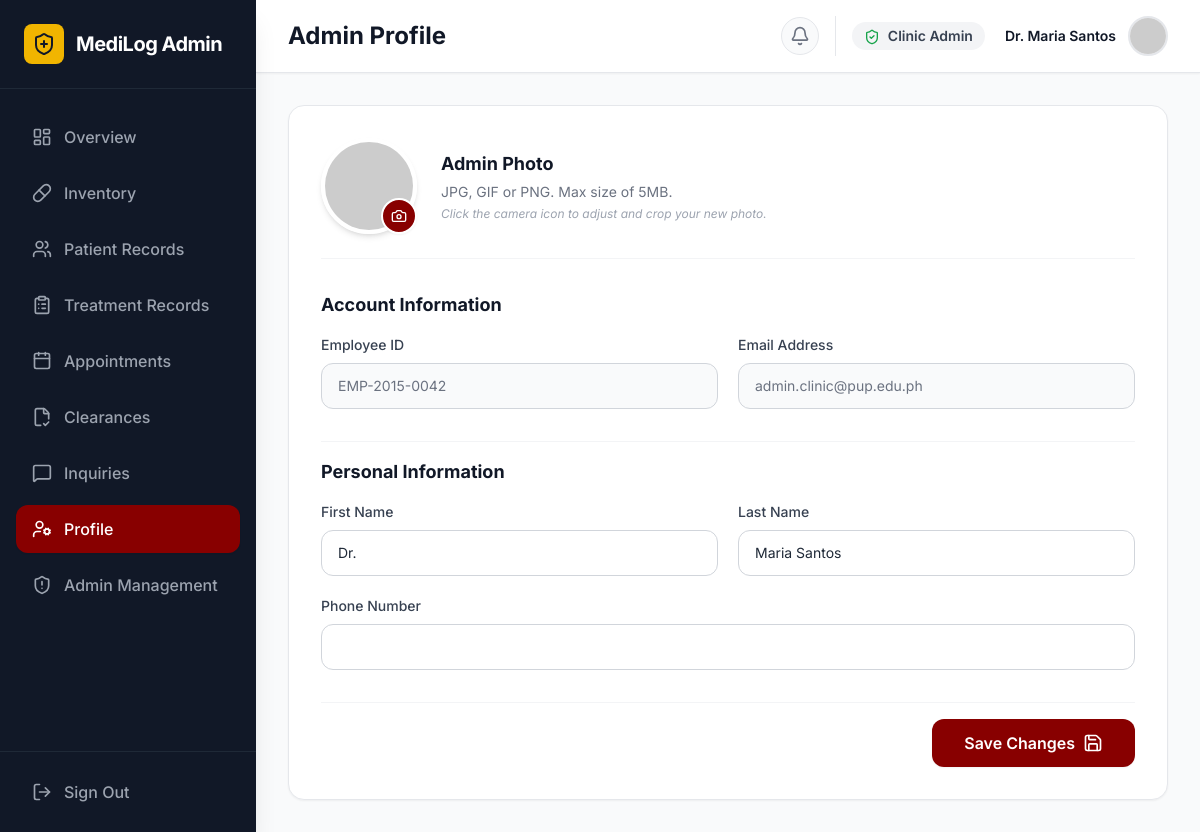
/admin/admin_profile.php (signed in), run on the app's committed database.
### tables this page shows
CREATE TABLE `users` (
  `id` int(11) NOT NULL,
  `full_name` varchar(100) NOT NULL,
  `id_number` varchar(50) NOT NULL,
  `role` enum('student','faculty','admin','super_admin','dentist') DEFAULT 'student',
  `email` varchar(100) NOT NULL,
  `course` varchar(100) DEFAULT NULL,
  `section` varchar(20) DEFAULT NULL,
  `dob` date DEFAULT NULL,
  `gender` enum('male','female','other') DEFAULT NULL,
  `phone_number` varchar(20) DEFAULT NULL,
  `address` varchar(255) DEFAULT NULL,
  `emergency_contact_name` varchar(100) DEFAULT NULL,
  `emergency_contact_phone` varchar(20) DEFAULT NULL,
  `blood_type` varchar(5) DEFAULT NULL,
  `allergies` varchar(255) DEFAULT NULL,
  `password` varchar(255) NOT NULL,
  `created_at` timestamp NOT NULL DEFAULT current_timestamp(),
  `profile_pic` longtext DEFAULT NULL
);

### admin/admin_profile.php (the view, shortened to what this page needs)
<?php
require '../db_connect.php';
$user_id = $_SESSION['user_id'];
try {
    $pdo->exec("ALTER TABLE users MODIFY profile_pic LONGTEXT");
} catch (PDOException $e) {}
$stmt = $pdo->prepare("SELECT * FROM users WHERE id = ?");
$stmt->execute([$user_id]);
$user = $stmt->fetch();
$name_parts = explode(' ', $user['full_name'], 2);
$first_name = $name_parts[0] ?? '';
$last_name = $name_parts[1] ?? '';
$profile_pic = 'https://ui-avatars.com/api/?name=' . urlencode($user['full_name']) . '&background=880000&color=fff';
?>
<!DOCTYPE html>
<html lang="en">
<head>
    <script src="https://cdn.tailwindcss.com"></script>
    <link rel="stylesheet" href="https://cdnjs.cloudflare.com/ajax/libs/cropperjs/1.5.13/cropper.min.css" />
</head>
<body class="font-sans antialiased text-gray-800 bg-gray-50 flex h-screen overflow-hidden">
    <aside class="hidden md:flex flex-col w-64 bg-gray-900 text-white h-full shadow-xl z-30 flex-shrink-0 relative">
        <div class="p-6 flex items-center gap-3 border-b border-gray-800">
            <div class="bg-pup-gold text-gray-900 p-2 rounded-lg"><i data-lucide="shield-plus" class="h-6 w-6"></i></div>
            <span class="font-bold text-xl tracking-tight text-white">MediLog Admin</span>
        </div>
        <nav class="flex-1 px-4 py-6 space-y-2 overflow-y-auto no-scrollbar">
            <a href="admin_dashboard.php" class="flex items-center gap-3 px-4 py-3 text-gray-400 hover:bg-gray-800 hover:text-white rounded-xl font-medium transition-colors"><i data-lucide="layout-dashboard" class="h-5 w-5"></i> Overview</a>
            <a href="medicine_inventory.php" class="flex items-center gap-3 px-4 py-3 text-gray-400 hover:bg-gray-800 hover:text-white rounded-xl font-medium transition-colors"><i data-lucide="pill" class="h-5 w-5"></i> Inventory</a>
            <a href="patient_records.php" class="flex items-center gap-3 px-4 py-3 text-gray-400 hover:bg-gray-800 hover:text-white rounded-xl font-medium transition-colors"><i data-lucide="users" class="h-5 w-5"></i> Patient Records</a>
            <a href="admin_treatment_records.php" class="flex items-center gap-3 px-4 py-3 text-gray-400 hover:bg-gray-800 hover:text-white rounded-xl font-medium transition-colors"><i data-lucide="clipboard-list" class="h-5 w-5"></i> Treatment Records</a>
            <a href="admin_appointments.php" class="flex items-center gap-3 px-4 py-3 text-gray-400 hover:bg-gray-800 hover:text-white rounded-xl font-medium transition-colors"><i data-lucide="calendar" class="h-5 w-5"></i> Appointments</a>
            <a href="admin_clearance.php" class="flex items-center gap-3 px-4 py-3 text-gray-400 hover:bg-gray-800 hover:text-white rounded-xl font-medium transition-colors"><i data-lucide="file-check-2" class="h-5 w-5"></i> Clearances</a>
            <a href="admin_inquiries.php" class="flex items-center gap-3 px-4 py-3 text-gray-400 hover:bg-gray-800 hover:text-white rounded-xl font-medium transition-colors"><i data-lucide="message-square" class="h-5 w-5"></i> Inquiries</a>
            <a href="admin_profile.php" class="flex items-center gap-3 px-4 py-3 bg-pup-maroon text-white rounded-xl font-medium transition-colors shadow-sm"><i data-lucide="user-cog" class="h-5 w-5"></i> Profile</a>
            <a href="super_admin_users.php" class="flex items-center gap-3 px-4 py-3 text-gray-400 hover:bg-gray-800 hover:text-white rounded-xl font-medium transition-colors"><i data-lucide="shield-alert" class="h-5 w-5"></i> Admin Management</a>
        </nav>
        <div class="p-4 border-t border-gray-800">
            <button onclick="openLogoutModal()" class="flex items-center gap-3 px-4 py-3 text-gray-400 hover:bg-red-900/50 hover:text-red-400 rounded-xl font-medium transition-colors w-full text-left"><i data-lucide="log-out" class="h-5 w-5"></i> Sign Out</button>
        </div>
    </aside>
    <main class="flex-1 flex flex-col h-full overflow-hidden">
        <header class="bg-white border-b border-gray-200 px-4 sm:px-8 py-4 flex items-center justify-between z-10 shadow-sm">
            <div class="flex items-center gap-3">
                <h1 class="text-xl md:text-2xl font-bold text-gray-900">Admin Profile</h1>
            </div>
            <div class="flex items-center gap-3 sm:gap-4">
                <a href="admin_notifications.php" class="text-gray-500 hover:text-pup-maroon p-2 bg-gray-50 hover:bg-red-50 rounded-full border border-gray-200 relative"><i data-lucide="bell" class="h-5 w-5"></i></a>
                <div class="hidden md:flex items-center gap-3 pl-4 border-l border-gray-200">
                    <?php if($_SESSION['role'] === 'super_admin'): ?>
                        <span class="text-sm font-semibold text-white bg-purple-600 px-3 py-1 rounded-full mr-2"><i data-lucide="shield-alert" class="h-4 w-4 inline mr-1"></i> Super Admin</span>
                    <?php else: ?>
                        <span class="text-sm font-semibold text-gray-700 bg-gray-100 px-3 py-1 rounded-full mr-2"><i data-lucide="shield-check" class="h-4 w-4 inline mr-1 text-green-600"></i> Clinic Admin</span>
                    <?php endif; ?>
                    <div class="text-right"><p class="text-sm font-semibold text-gray-900"><?= htmlspecialchars($user['full_name']) ?></p></div>
                    <img src="<?= $profile_pic ?>" alt="Profile" class="h-10 w-10 rounded-full border-2 border-gray-200 object-cover">
                </div>
            </div>
        </header>
        <div class="flex-1 overflow-y-auto p-4 sm:p-8 pb-24 md:pb-8">
            <div class="max-w-4xl mx-auto space-y-6">
                <form id="profileForm" action="admin_profile.php" method="POST" enctype="multipart/form-data" class="bg-white rounded-2xl border border-gray-200 shadow-sm p-6 sm:p-8">
                    <div class="flex flex-col sm:flex-row items-center gap-6 mb-8 pb-6 border-b border-gray-100">
                        <div class="relative">
                            <img id="profileImagePreview" src="<?= $profile_pic ?>" alt="Profile Picture" class="w-24 h-24 rounded-full object-cover border-4 border-white shadow-md">
                            <label for="profile_pic_upload" class="absolute bottom-0 right-0 bg-pup-maroon hover:bg-pup-maroonDark text-white p-2 rounded-full cursor-pointer shadow-sm transition-colors border-2 border-white">
                                <i data-lucide="camera" class="h-4 w-4"></i>
                            </label>
                        </div>
                        <div class="text-center sm:text-left">
                            <h3 class="text-lg font-bold text-gray-900">Admin Photo</h3>
                            <p class="text-sm text-gray-500 mt-1">JPG, GIF or PNG. Max size of 5MB.</p>
                            <p class="text-xs text-gray-400 mt-1 italic">Click the camera icon to adjust and crop your new photo.</p>
                        </div>
                    </div>
                    <h3 class="text-lg font-bold text-gray-900 mb-4">Account Information</h3>
                    <div class="grid grid-cols-1 md:grid-cols-2 gap-5 mb-8">
                        <div>
                            <label class="block text-sm font-medium text-gray-700 mb-2">Employee ID</label>
                            <input type="text" value="<?= htmlspecialchars($user['id_number']) ?>" class="block w-full px-4 py-3 border border-gray-300 rounded-xl bg-gray-50 text-gray-500 sm:text-sm cursor-not-allowed" readonly>
                        </div>
                        <div>
                            <label class="block text-sm font-medium text-gray-700 mb-2">Email Address</label>
                            <input type="email" value="<?= htmlspecialchars($user['email']) ?>" class="block w-full px-4 py-3 border border-gray-300 rounded-xl bg-gray-50 text-gray-500 sm:text-sm cursor-not-allowed" readonly>
                        </div>
                    </div>
                    <h3 class="text-lg font-bold text-gray-900 mb-4 pt-4 border-t border-gray-100">Personal Information</h3>
                    <div class="grid grid-cols-1 md:grid-cols-2 gap-5 mb-8">
                        <div>
                            <label class="block text-sm font-medium text-gray-700 mb-2">First Name</label>
                            <input type="text" name="first_name" value="<?= htmlspecialchars($first_name) ?>" required class="block w-full px-4 py-3 border border-gray-300 rounded-xl focus:ring-pup-maroon focus:border-pup-maroon sm:text-sm">
                        </div>
                        <div>
                            <label class="block text-sm font-medium text-gray-700 mb-2">Last Name</label>
                            <input type="text" name="last_name" value="<?= htmlspecialchars($last_name) ?>" required class="block w-full px-4 py-3 border border-gray-300 rounded-xl focus:ring-pup-maroon focus:border-pup-maroon sm:text-sm">
                        </div>
                        <div class="md:col-span-2">
                            <label class="block text-sm font-medium text-gray-700 mb-2">Phone Number</label>
                            <input type="text" name="phone_number" value="<?= htmlspecialchars($user['phone_number'] ?? '') ?>" class="block w-full px-4 py-3 border border-gray-300 rounded-xl focus:ring-pup-maroon focus:border-pup-maroon sm:text-sm">
                        </div>
                    </div>
                    <div class="flex justify-end pt-4 border-t border-gray-100">
                        <button type="submit" class="bg-pup-maroon hover:bg-pup-maroonDark text-white px-8 py-3 rounded-xl font-semibold flex items-center transition-colors shadow-sm w-full sm:w-auto justify-center">
                            Save Changes <i data-lucide="save" class="ml-2 h-5 w-5"></i>
                        </button>
                    </div>
                </form>
            </div>
        </div>
    </main>
</body>
</html>

### admin/admin_profile.php (style rules this page uses)
body { opacity: 0; animation: fadeIn 0.4s ease-out forwards; }
.no-scrollbar { -ms-overflow-style: none; scrollbar-width: none; }

### data on the page
users: full_name "Dr. Maria Santos", id_number "EMP-2015-0042", email "admin.clinic@pup.edu.ph", first_name "Dr.", last_name "Maria Santos"
